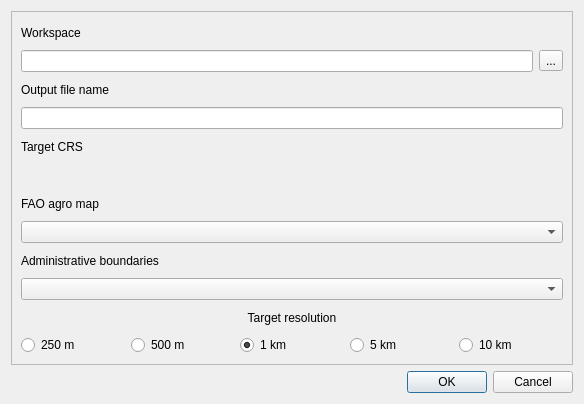
<?xml version="1.0" encoding="UTF-8"?>
<ui version="4.0">
 <class>Dialog</class>
 <widget class="QDialog" name="Dialog">
  <property name="geometry">
   <rect>
    <x>0</x>
    <y>0</y>
    <width>584</width>
    <height>404</height>
   </rect>
  </property>
  <property name="windowTitle">
   <string>Dialog</string>
  </property>
  <layout class="QVBoxLayout" name="verticalLayout">
   <item>
    <widget class="QScrollArea" name="scrollArea">
     <property name="widgetResizable">
      <bool>true</bool>
     </property>
     <widget class="QWidget" name="scrollAreaWidgetContents">
      <property name="geometry">
       <rect>
        <x>0</x>
        <y>0</y>
        <width>564</width>
        <height>355</height>
       </rect>
      </property>
      <layout class="QGridLayout" name="gridLayout">
       <item row="10" column="0">
        <widget class="QLabel" name="label_4">
         <property name="text">
          <string>Target resolution</string>
         </property>
         <property name="alignment">
          <set>Qt::AlignCenter</set>
         </property>
        </widget>
       </item>
       <item row="6" column="0">
        <widget class="QLabel" name="label_3">
         <property name="text">
          <string>FAO agro map</string>
         </property>
        </widget>
       </item>
       <item row="11" column="0">
        <layout class="QHBoxLayout" name="horizontalLayout_2">
         <item>
          <widget class="QRadioButton" name="radioButton">
           <property name="text">
            <string>250 m</string>
           </property>
          </widget>
         </item>
         <item>
          <widget class="QRadioButton" name="radioButton_2">
           <property name="text">
            <string>500 m</string>
           </property>
           <property name="checked">
            <bool>false</bool>
           </property>
          </widget>
         </item>
         <item>
          <widget class="QRadioButton" name="radioButton_3">
           <property name="text">
            <string>1 km</string>
           </property>
           <property name="checked">
            <bool>true</bool>
           </property>
          </widget>
         </item>
         <item>
          <widget class="QRadioButton" name="radioButton_4">
           <property name="text">
            <string>5 km</string>
           </property>
           <property name="checked">
            <bool>false</bool>
           </property>
          </widget>
         </item>
         <item>
          <widget class="QRadioButton" name="radioButton_5">
           <property name="text">
            <string>10 km</string>
           </property>
           <property name="checked">
            <bool>false</bool>
           </property>
          </widget>
         </item>
        </layout>
       </item>
       <item row="5" column="0">
        <widget class="QgsProjectionSelectionWidget" name="mQgsProjectionSelectionWidget"/>
       </item>
       <item row="8" column="0">
        <widget class="QLabel" name="label_5">
         <property name="text">
          <string>Administrative boundaries</string>
         </property>
        </widget>
       </item>
       <item row="9" column="0">
        <widget class="QComboBox" name="comboBox_2"/>
       </item>
       <item row="7" column="0">
        <widget class="QComboBox" name="comboBox"/>
       </item>
       <item row="2" column="0">
        <widget class="QLabel" name="label_6">
         <property name="text">
          <string>Output file name</string>
         </property>
        </widget>
       </item>
       <item row="1" column="0">
        <layout class="QHBoxLayout" name="horizontalLayout">
         <item>
          <widget class="QLineEdit" name="lineEdit"/>
         </item>
         <item>
          <widget class="QToolButton" name="toolButton">
           <property name="text">
            <string>...</string>
           </property>
          </widget>
         </item>
        </layout>
       </item>
       <item row="4" column="0">
        <widget class="QLabel" name="label_2">
         <property name="text">
          <string>Target CRS</string>
         </property>
        </widget>
       </item>
       <item row="0" column="0">
        <widget class="QLabel" name="label">
         <property name="text">
          <string>Workspace</string>
         </property>
        </widget>
       </item>
       <item row="3" column="0">
        <widget class="QLineEdit" name="lineEdit_2"/>
       </item>
      </layout>
     </widget>
    </widget>
   </item>
   <item>
    <widget class="QDialogButtonBox" name="buttonBox">
     <property name="orientation">
      <enum>Qt::Horizontal</enum>
     </property>
     <property name="standardButtons">
      <set>QDialogButtonBox::Cancel|QDialogButtonBox::Ok</set>
     </property>
    </widget>
   </item>
  </layout>
 </widget>
 <customwidgets>
  <customwidget>
   <class>QgsProjectionSelectionWidget</class>
   <extends>QWidget</extends>
   <header>qgsprojectionselectionwidget.h</header>
  </customwidget>
 </customwidgets>
 <resources/>
 <connections>
  <connection>
   <sender>buttonBox</sender>
   <signal>accepted()</signal>
   <receiver>Dialog</receiver>
   <slot>accept()</slot>
   <hints>
    <hint type="sourcelabel">
     <x>248</x>
     <y>254</y>
    </hint>
    <hint type="destinationlabel">
     <x>157</x>
     <y>274</y>
    </hint>
   </hints>
  </connection>
  <connection>
   <sender>buttonBox</sender>
   <signal>rejected()</signal>
   <receiver>Dialog</receiver>
   <slot>reject()</slot>
   <hints>
    <hint type="sourcelabel">
     <x>316</x>
     <y>260</y>
    </hint>
    <hint type="destinationlabel">
     <x>286</x>
     <y>274</y>
    </hint>
   </hints>
  </connection>
 </connections>
</ui>
